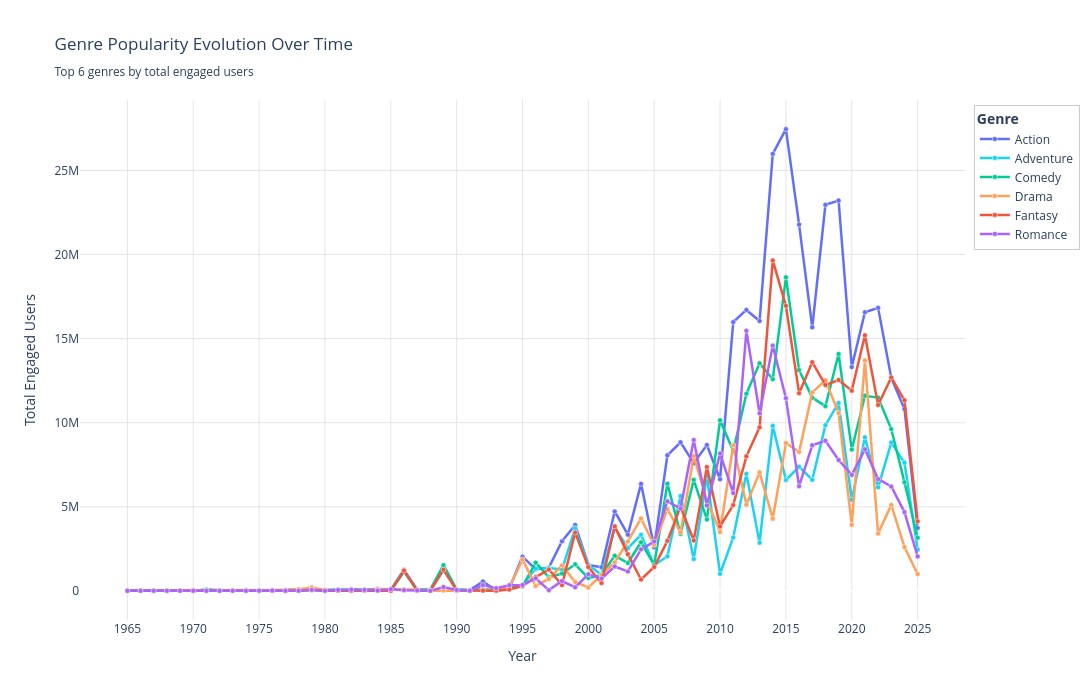

Notebook code for this chart:
### Markdown cell above
## The Dimension of Time: A Historical Perspective

The rankings above provide a snapshot of the current landscape, but they obscure the dramatic shifts that have defined the industry's history.

**Has Action always been the undisputed king? When did Fantasy explode into the mainstream?**

To truly understand the market's direction, we must look beyond static numbers and analyze the **trajectory** of viewer interests.

The following timeline traces the engagement of top genres over the last 60 years (strandard) or the year range we choose, revealing the rise of new trends and the resilience of established formulas.

### Code cell
fig = gu.genre_evolution_over_time(top_n=6, year_range=(1965, 2025))
fig.show()
